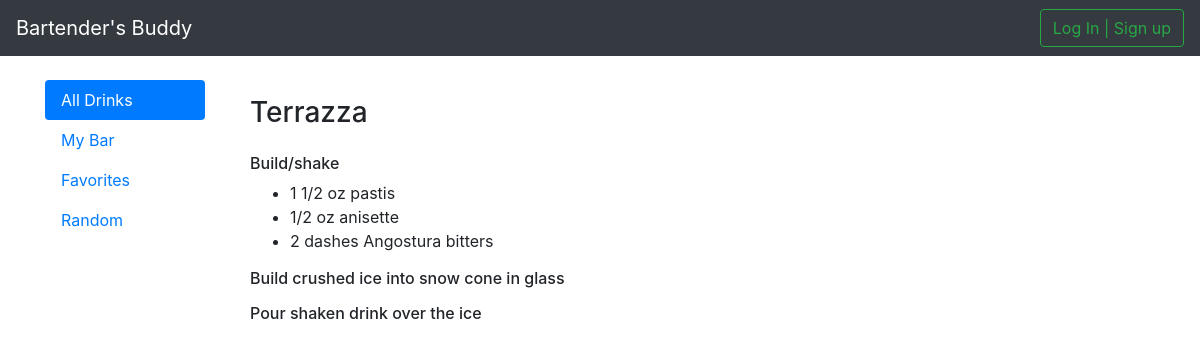
Screenshot of /drink/3077/ with the database file from the repository.
### bartending/models.py (models this page shows)
class Drink(models.Model):
    id = models.IntegerField(primary_key=True)
    name = models.TextField(blank=True, null=True)
    class Meta:
        managed = False
        db_table = 'drink'

class Direction(models.Model):
    id = models.IntegerField(primary_key=True)
    instruction = models.TextField(blank=True, null=True)
    class Meta:
        managed = False
        db_table = 'direction'

### bartending/views.py (the view)
# urls.py: path('drink/<int:index>/', views.single_drink, name='single_drink'),
def single_drink(request, index):
    drink = Drink.objects.get(id=index)
    directions = get_drink_directions(index)
    return render(request, 'bartending/tabs.html', { 'username': get_username(request),
        'active': 'drink', 'name': drink.name, 'directions': directions, 'id': index,
        'favorite': get_is_favorite(request, index) })

### bartending/views.py (called while the page is built)
def get_username(request):
    if request.user.is_authenticated:
        return request.user.username
    else:
        return None

def get_is_favorite(request, id):
    if not request.user.is_authenticated:
        return None
    return len(Favorite.objects.filter(user=request.user, drink=Drink.objects.get(id=id))) > 0

### bartending/templates/bartending/tabs.html
{% extends 'bartending/base.html' %}
{% block content %}
<div class="col-sm-2">
  <div class="nav flex-column nav-pills" id="v-pills-tab" role="tablist" aria-orientation="vertical">
    {% if active == "all_drinks" or active == "drink" %}
      <a class="nav-link active" id="v-pills-alldrinks-tab" href="{% url 'all_drinks' %}" role="tab" aria-controls="v-pills-alldrinks" aria-selected="true">All Drinks</a>
    {% else %}
      <a class="nav-link" id="v-pills-alldrinks-tab" href="{% url 'all_drinks' %}" role="tab" aria-controls="v-pills-alldrinks" aria-selected="false">All Drinks</a>
    {% endif %}
    {% if active == "my_bar" %}
      <a class="nav-link active" id="v-pills-mybar-tab" href="{% url 'my_bar' %}" role="tab" aria-controls="v-pills-mybar" aria-selected="true">My Bar</a>
    {% else %}
      <a class="nav-link" id="v-pills-mybar-tab" href="{% url 'my_bar' %}" role="tab" aria-controls="v-pills-mybar" aria-selected="false">My Bar</a>
    {% endif %}
    {% if active == "favorites" %}
      <a class="nav-link active" id="v-pills-favorites-tab" href="{% url 'favorites' %}" role="tab" aria-controls="v-pills-favorites" aria-selected="true">Favorites</a>
    {% else %}
      <a class="nav-link" id="v-pills-favorites-tab" href="{% url 'favorites' %}" role="tab" aria-controls="v-pills-favorites" aria-selected="false">Favorites</a>
    {% endif %}
    {% if active == "random" %}
      <a class="nav-link active" id="v-pills-random-tab" href="{% url 'random' %}" role="tab" aria-controls="v-pills-random" aria-selected="true">Random</a>
    {% else %}
      <a class="nav-link" id="v-pills-random-tab" href="{% url 'random' %}" role="tab" aria-controls="v-pills-random" aria-selected="false">Random</a>
    {% endif %}
  </div>
</div>
<div class="col-sm-10">
  <div class="tab-content" id="v-pills-tabContent">
    {% if active == "all_drinks" %}
      {% include 'bartending/all_drinks.html' %}
    {% elif active == "my_bar" %}
      {% include 'bartending/my_bar.html' %}
    {% elif active == "favorites" %}
      {% include 'bartending/favorites.html' %}
    {% elif active == "random" %}
      {% include 'bartending/random.html' %}
    {% elif active == "drink" %}
      {% include 'bartending/drink.html' %}
    {% endif %}
  </div>
</div>
{% endblock%}

### bartending/templates/bartending/recipe.html (shortened to what this page needs)
<div class="recipe">
  <h3>{{ name }}</h3>
    {% for direction in directions %}
      <p>
        <h6>{{ direction.direction }}</h6>
        <ul>
          {% for child in direction.children %}
            <li>{{ child }}</li>
          {% endfor %}
        </ul>
      </p>
    {% endfor %}
</div>

### bartending/static/css/main.css (style rules this page uses)
body { padding-top: 5rem; }
.recipe { margin-top: 1rem; }
.recipe h3 { display: inline-block; }

### rows the page displays
Drink: name "Terrazza"
Direction: direction "Build/shake"
Direction: direction "Build crushed ice into snow cone in glass"
Direction: direction "Pour shaken drink over the ice"

### other values shown
{{ child }} "1 1/2 oz pastis" "1/2 oz anisette" "2 dashes Angostura bitters"
